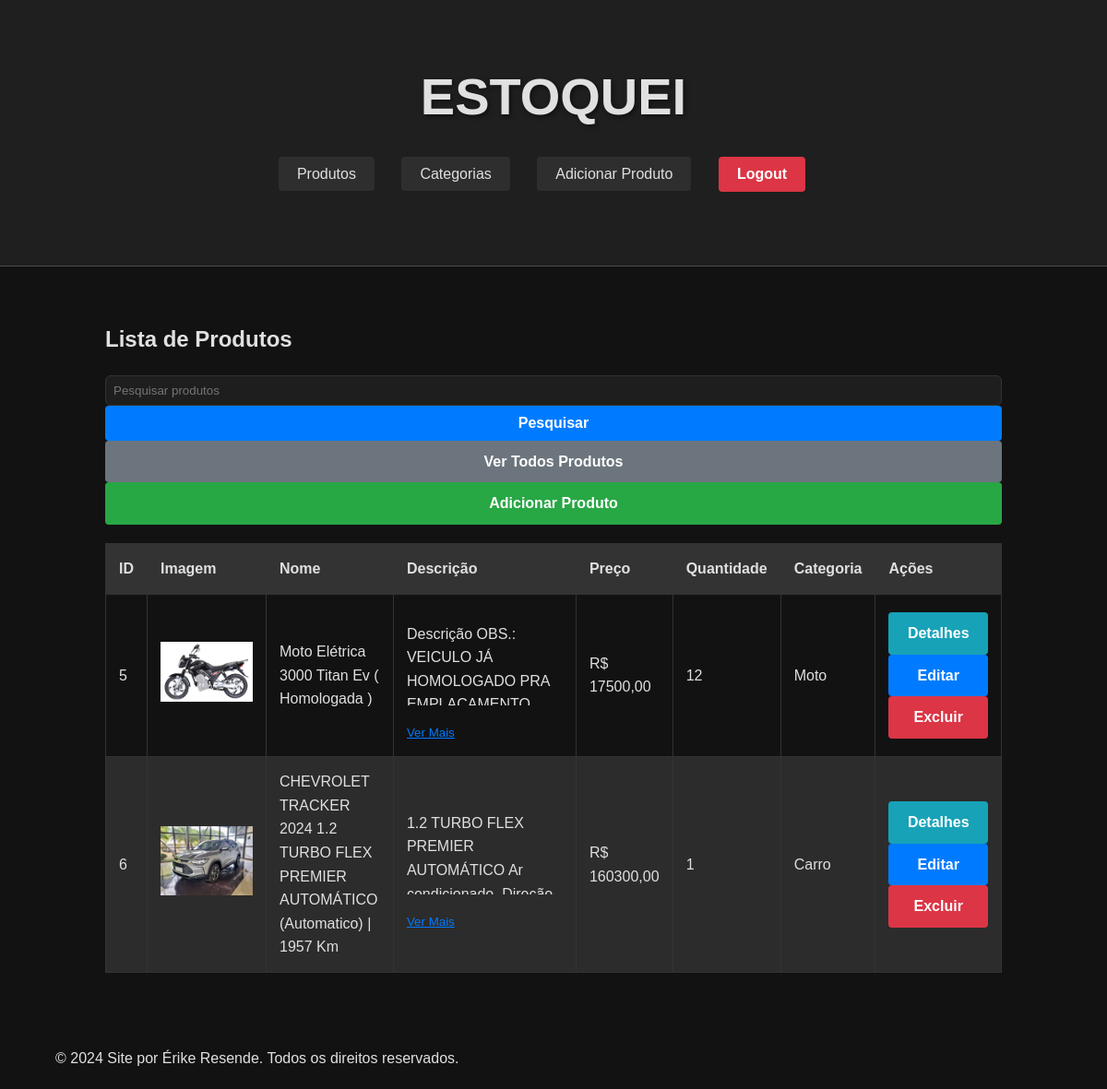
The app's page / (signed in) with its own data.
### estoque/models.py (models this page shows, shortened)
class Produto(models.Model):
    nome = models.CharField(max_length=100)
    descricao = models.TextField()
    preco = models.DecimalField(max_digits=10, decimal_places=2)
    quantidade = models.PositiveIntegerField()
    categoria = models.ForeignKey(Categoria, related_name='produtos', on_delete=models.CASCADE)
    imagem = models.ImageField(upload_to='produtos/', null=True, blank=True)

class Categoria(models.Model):
    nome = models.CharField(max_length=100, unique=True)  # Nome da categoria, deve ser único
    descricao = models.TextField()  # Descrição da categoria
    class Meta:
        verbose_name = "Categoria"
        verbose_name_plural = "Categorias"
        ordering = ['nome']  # Ordena as categorias pelo nome

### estoque/views.py (the view)
# urls.py: path('', views.listar_produtos, name='listar_produtos'),  # Define a view para a URL raiz
@login_required
def listar_produtos(request):
    query = request.GET.get('query', '')
    if query:
        produtos = Produto.objects.filter(nome__icontains=query)
    else:
        produtos = Produto.objects.all()
    if request.headers.get('x-requested-with') == 'XMLHttpRequest':
        html = render_to_string('estoque/includes/produto_list.html', {'produtos': produtos})
        return JsonResponse({'html': html})
    return render(request, 'estoque/listar_produtos.html', {'produtos': produtos})

### estoque/templates/estoque/listar_produtos.html (shortened to what this page needs)
{% extends 'estoque/base.html' %}
{% block content %}
{% load static %}
<div class="container mt-4">
    <h2>Lista de Produtos</h2>
    <form id="search-form" action="{% url 'listar_produtos' %}" method="get">
        <div class="mb-3 input-group">
            <input type="text" id="search-input" name="query" class="form-control" placeholder="Pesquisar produtos">
            <button class="btn btn-primary" type="submit">Pesquisar</button>
        </div>
    </form>
    <a href="{% url 'listar_produtos' %}" id="view-all" class="btn btn-secondary mb-3">Ver Todos Produtos</a>
    <a href="{% url 'adicionar_produto' %}" class="btn btn-success mb-3">Adicionar Produto</a>
    <div class="table-responsive" id="product-list">
        {% include 'estoque/includes/produto_list.html' %}
    </div>
</div>
{% endblock %}

### estoque/templates/estoque/includes/produto_list.html
{% if produtos %}
<table class="table table-striped">
    <thead>
        <tr>
            <th>ID</th>
            <th>Imagem</th>
            <th>Nome</th>
            <th>Descrição</th>
            <th>Preço</th>
            <th>Quantidade</th>
            <th>Categoria</th>
            <th>Ações</th>
        </tr>
    </thead>
    <tbody id="product-table-body">
    {% for produto in produtos %}
    <tr>
        <td>{{ produto.id }}</td>
        <td>
            {% if produto.imagem %}
            <img src="{{ produto.imagem.url }}" alt="{{ produto.nome }}" style="max-width: 100px; max-height: 100px;">
            {% else %}
            <span>Sem Imagem</span>
            {% endif %}
        </td>
        <td>{{ produto.nome }}</td>
        <td>
            <div class="description-container">
                <p class="description-text" id="desc-{{ produto.id }}">
                    {{ produto.descricao }}
                </p>
                <button class="btn-link" type="button" data-id="{{ produto.id }}" aria-expanded="false">Ver Mais</button>
            </div>
        </td>
        <td>R$ {{ produto.preco|floatformat:2 }}</td>
        <td>{{ produto.quantidade }}</td>
        <td>{{ produto.categoria.nome|default:"Sem categoria" }}</td>
        <td>
            <div class="btn-group" role="group">
                <a href="{% url 'detalhe_produto' produto.id %}" class="btn btn-info btn-sm" aria-label="Ver detalhes do produto {{ produto.nome }}">Detalhes</a>
                <a href="{% url 'editar_produto' produto.id %}" class="btn btn-primary btn-sm" aria-label="Editar produto {{ produto.nome }}">Editar</a>
                <a href="{% url 'deletar_produto' produto.id %}" class="btn btn-danger btn-sm" onclick="return confirm('Tem certeza de que deseja excluir este produto?');" aria-label="Excluir produto {{ produto.nome }}">Excluir</a>
            </div>
        </td>
    </tr>
    {% empty %}
    <tr>
        <td colspan="8">Nenhum produto encontrado.</td>
    </tr>
    {% endfor %}
    </tbody>
</table>
{% else %}
<p>Nenhum produto encontrado.</p>
<script src="/estoque/static/js/script.js" defer></script>
{% endif %}

### estoque/static/css/style.css (style rules this page uses)
body { font-family: 'Arial', sans-serif; margin: 0; padding: 0; color: #e0e0e0; background-color: #121212; line-height: 1.6; }
.container { width: 90%; max-width: 1200px; margin: 0 auto; padding: 20px; display: flex; justify-content: center; flex-direction: column; }
.form-control { width: 100%; padding: 12px; border: 1px solid #333; border-radius: 4px; background-color: #1e1e1e; color: #e0e0e0; box-sizing: border-box; transition: border-color 0.3s ease, background-color 0.3s ease; }
.btn { display: inline-block; padding: 10px 20px; font-size: 16px; font-weight: bold; color: #fff; border: none; border-radius: 4px; cursor: pointer; text-align: center; text-decoration: none; transition: background-color 0.3s ease, transform 0.2s ease; width: 100%; box-sizing: border-box; }
.btn-primary { background-color: #007bff; }
.btn-secondary { background-color: #6c757d; }
.btn-danger { background-color: #dc3545; }
.btn-success { background-color: #28a745; }
.btn-info { background-color: #17a2b8; }
.table { width: 100%; border-collapse: collapse; margin: 20px 0; }
.table th, .table td { border: 1px solid #333; padding: 14px; text-align: left; color: #e0e0e0; }
.table th { background-color: #333; font-weight: bold; }
.table tr:nth-child(even) { background-color: #2c2c2c; }
.description-container { position: relative; }
.description-text { max-height: 90px; overflow: hidden; transition: max-height 0.3s ease; }
.btn-link { cursor: pointer; color: #007bff; background: none; border: none; padding: 0; text-decoration: underline; transition: color 0.3s ease; }
.mb-3 input { border-radius: 0.375rem; background-color: #1e1e1e; color: #e0e0e0; border: 1px solid #333; padding: 0.5rem; transition: border-color 0.2s; }

### records on screen
Produto: id "5", imagem (picture), nome "Moto Elétrica 3000 Titan Ev ( Homologada )", descricao "Descrição OBS.: VEICULO JÁ HOMOLOGADO PRA…", preco "17500,00", quantidade "12", categoria.nome "Moto"
Produto: id "6", imagem (picture), nome "CHEVROLET TRACKER 2024 1.2 TURBO FLEX PREMIER AUTOMÁTICO (Automatico) | 1957 Km", descricao "1.2 TURBO FLEX PREMIER AUTOMÁTICO Ar…", preco "160300,00", quantidade "1", categoria.nome "Carro"
